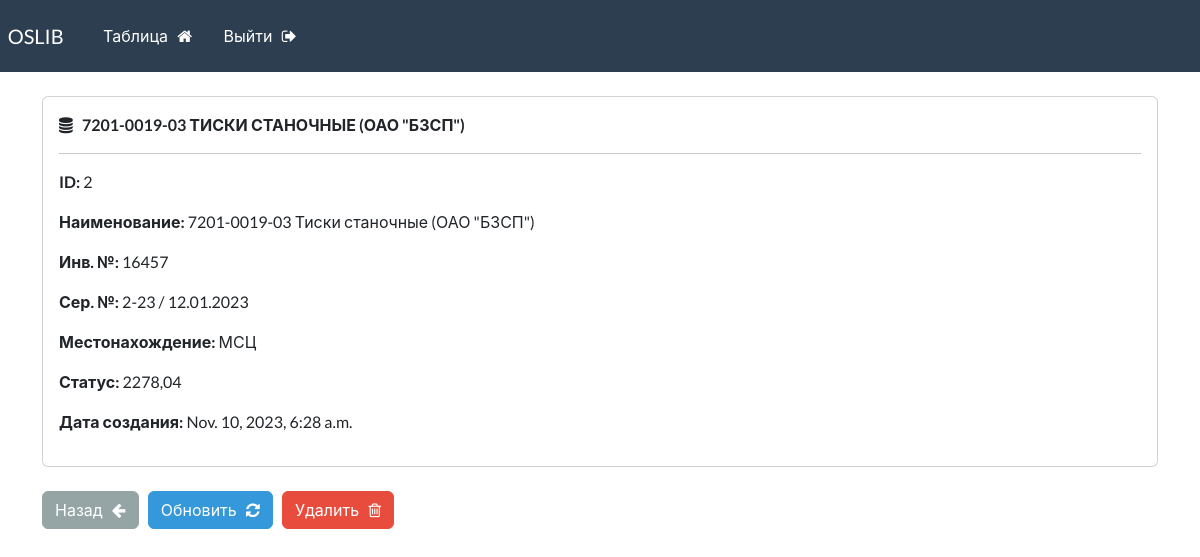
The page /record/2 (signed in) on the database its author committed.
### webapp/models.py (models this page shows, shortened)
class Record(models.Model):
    creation_date = models.DateTimeField(auto_now_add=True)
    first_name = models.CharField(max_length=100)
    inv_num = models.CharField(max_length=50)
    ser_num = models.CharField(max_length=50)
    place_pass = models.CharField(max_length=50)
    status_pass = models.CharField(max_length=50)

### webapp/views.py (the view)
# urls.py: path('record/<int:pk>', views.singular_record, name="record"),
@login_required(login_url='my-login')
def singular_record(request, pk):
    all_records = Record.objects.get(id=pk)
    context = {'record': all_records}
    return render(request, 'webapp/view-record.html', context=context)

### webapp/templates/webapp/view-record.html (shortened to what this page needs)
{% extends 'webapp/base.html' %}
{% block content %}
    <div class="card">
        <div class="card-body">
            <i class="fa fa-database" aria-hidden="true"></i> &nbsp;
            <strong>
            {{record.first_name|upper}}
            </strong>
            <hr>
            <p><strong>ID: </strong> {{record.id}} </p>
            <p><strong>Наименование: </strong> {{record.first_name}} </p>
            <p><strong>Инв. №: </strong> {{record.inv_num}} </p>
            <p><strong>Сер. №: </strong> {{record.ser_num}} </p>
            <p><strong>Местонахождение: </strong> {{record.place_pass}} </p>
            <p><strong>Статус: </strong> {{record.status_pass}} </p>
            <p><strong>Дата создания: </strong> {{record.creation_date}} </p>
        </div>
    </div>
    <br>
    <a href="{% url 'dashboard' %}" class="btn btn-secondary">
        Назад &nbsp; <i class="fa fa-arrow-left" aria-hidden="true"></i>
    </a>
    <a href="{% url 'update-record' record.id %}" class="btn btn-info">
        Обновить &nbsp; <i class="fa fa-refresh" aria-hidden="true"></i>
    </a>
    <a href="{% url 'delete-record' record.id %}" class="btn btn-danger">
        Удалить &nbsp; <i class="fa fa-trash-o" aria-hidden="true"></i>
    </a>
{% endblock %}

### rows shown on the page
Record: first_name "7201-0019-03 ТИСКИ СТАНОЧНЫЕ (ОАО \"БЗСП\")", id "2", first_name "7201-0019-03 Тиски станочные (ОАО \"БЗСП\")", inv_num "16457", ser_num "2-23 / 12.01.2023", place_pass "МСЦ", status_pass "2278,04", creation_date "Nov. 10, 2023, 6:28 a.m."
